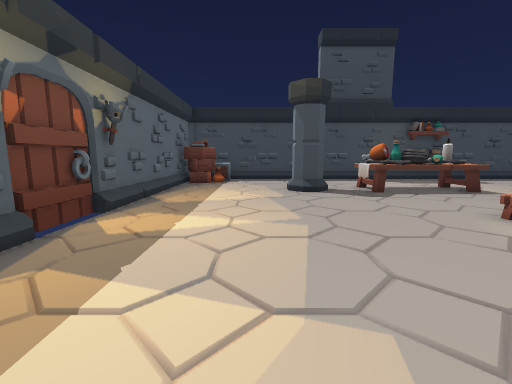
[1] (above)

14 first-person views from a walk through a 3-D level made in the Godot game engine. The camera is 1.3 m above the floor, tilts 8° down and sees 90° across. The floor is counted in squares, 1 m on a side. Each view is taken from the middle of a square. On the plan, view 1 faces up. The plan holds only what a view shows up to about 13 squares ahead; the rest is blank.

[2]
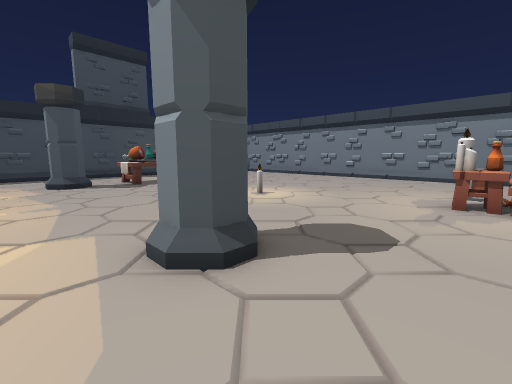

[3]
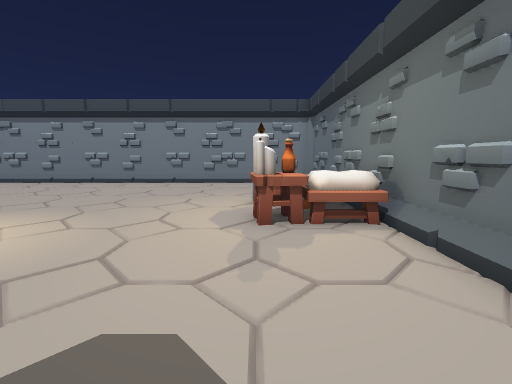

[4]
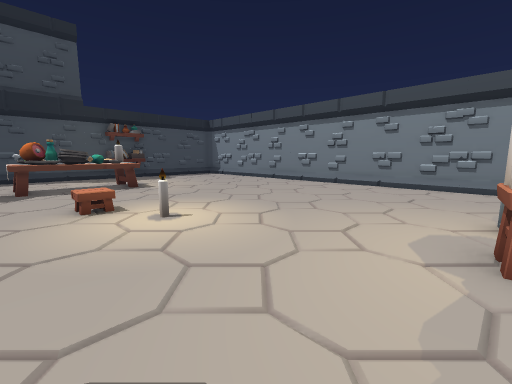

[5]
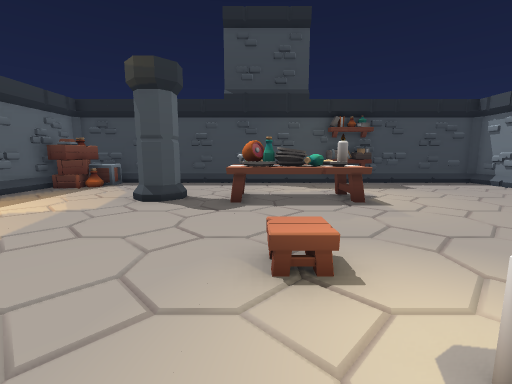

[6]
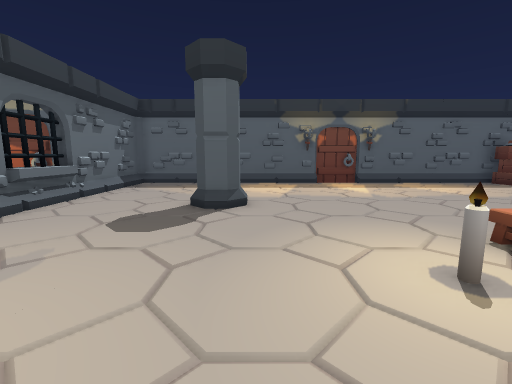

[7]
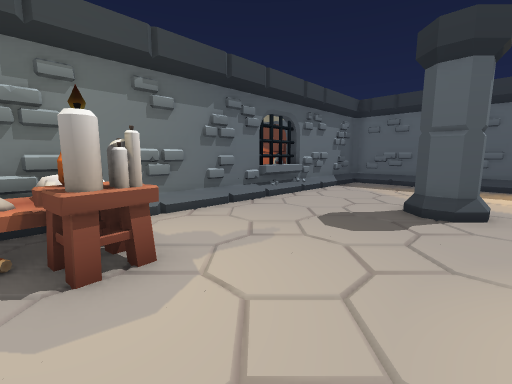

[8]
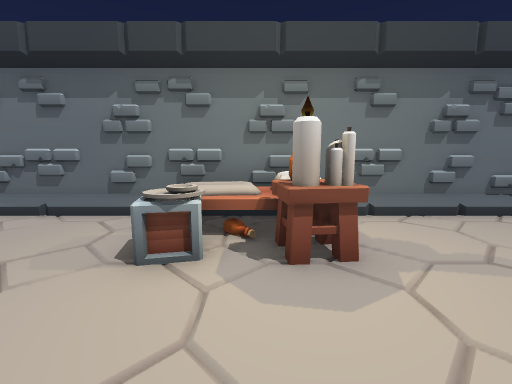

[9]
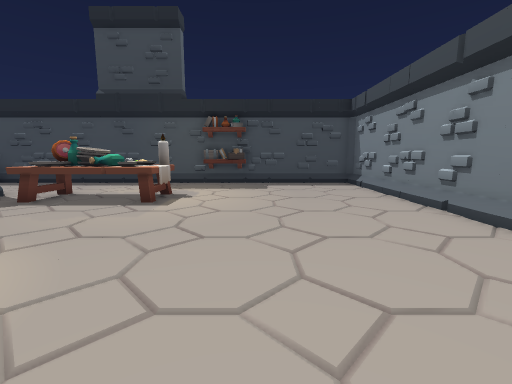

[10]
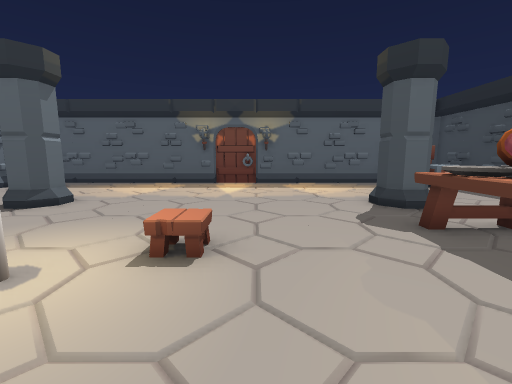

[11]
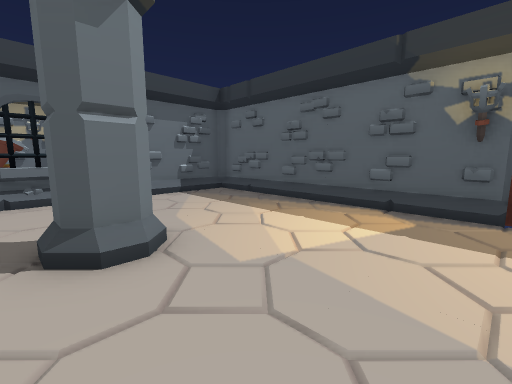

[12]
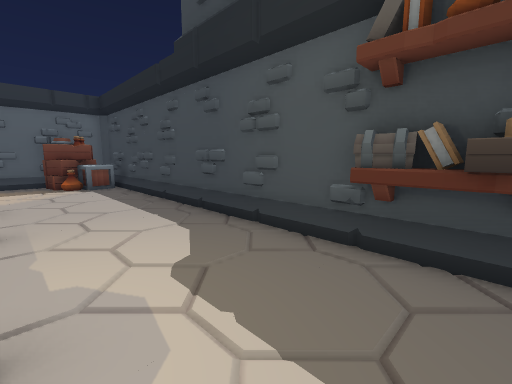

[13]
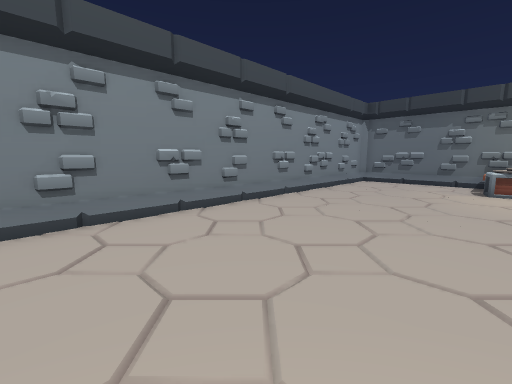

[14]
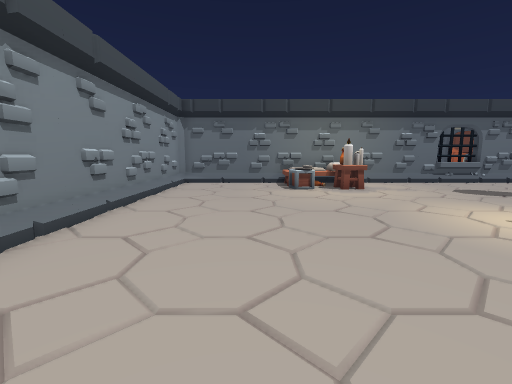

### Floor plan
Key: @ floor where view 1 was taken; # wall or solid block; . floor; ^ raised ledge; C crate; P pillar; A candle; B bed; O other object.
Columns run from 4 left of view 1 to 16 right of it. Each row starts with its distance up from view 1.
 15 #####################
 14 #CC..........##.....#
 13 #CC.................#
 12 #C..................#
 11 #.....P.#^^^A.......#
 10 #....P#P^^^^^.......#
  9 #.....P.^^^^^.......#
  8 #...................#
  7 #...................#
  6 #...................#
  5 #...................#
  4 #...................#
  3 #.........A.........#
  2 #...................#
  1 #.....P.............#
  0 #...@P#P............#
 -1 #.....P.............#
 -2 #...........A.B.....#
 -3 #...........BBB.....#
 -4 #...........BBB.....#
 -5 ######^##############
 -6     # O#
 -7     # O#

Where each view was taken, in squares from view 1:
view 1: 0 up, 0 right, facing up
view 2: 3 down, 0 right, facing up-right
view 3: 2 down, 3 right, facing right
view 4: 2 down, 4 right, facing up-right
view 5: 2 up, 5 right, facing up
view 6: 1 up, 9 right, facing left
view 7: 1 up, 9 right, facing down-left
view 8: 1 up, 9 right, facing down
view 9: 2 up, 11 right, facing up
view 10: 6 up, 9 right, facing left
view 11: 4 up, 3 right, facing down-left
view 12: 11 up, 10 right, facing up-left
view 13: 9 up, 10 right, facing down-right
view 14: 8 up, 12 right, facing down
